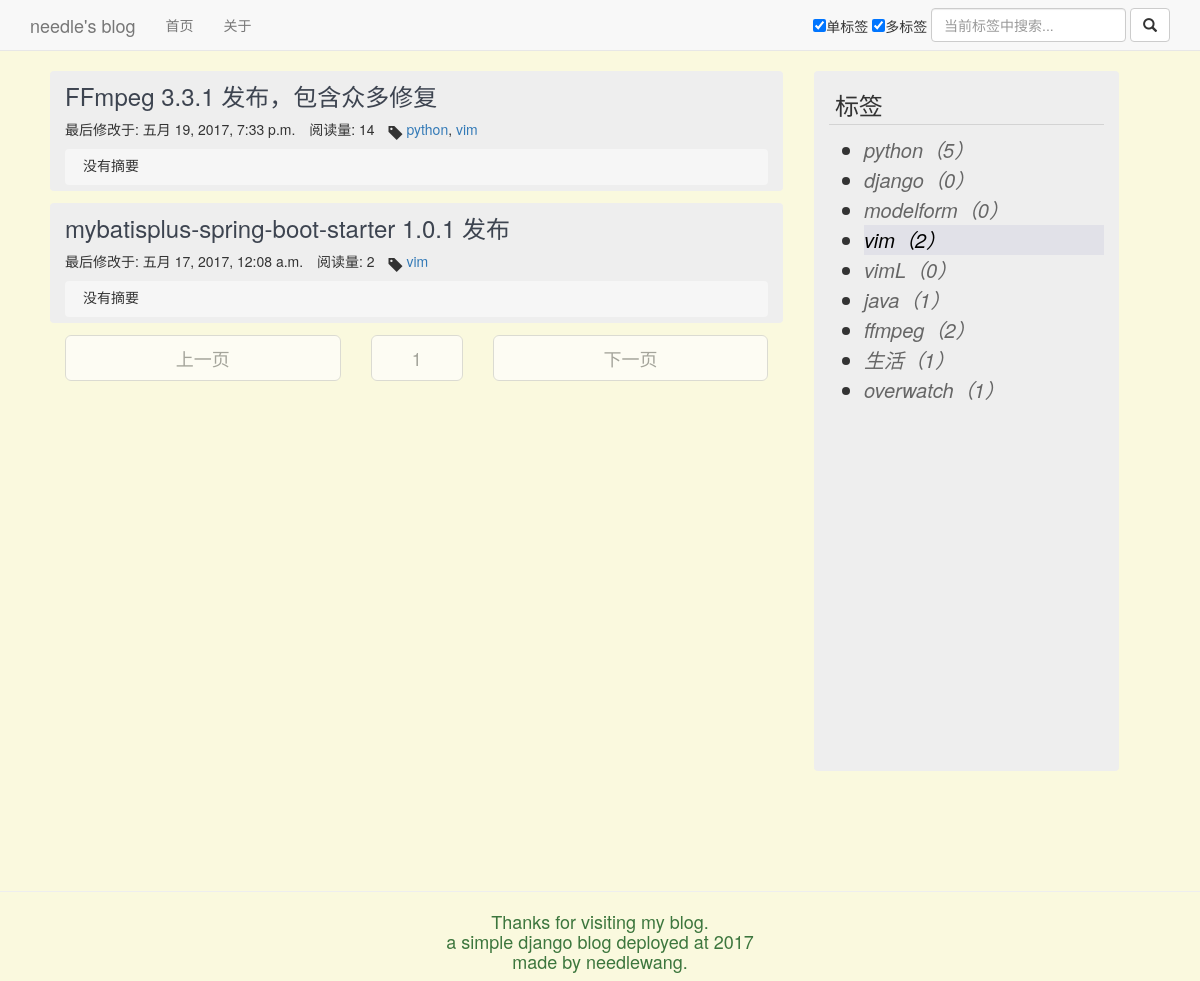
The page /category/2/page/2/ on the database its author committed.
### blog_main/models.py (models this page shows, shortened)
class Article(models.Model):
  title = models.CharField(verbose_name = u'标题', max_length = 100)
  digest = models.CharField(verbose_name = u'摘要', default = '摘要:...', max_length = 200)
  contents = models.TextField(verbose_name = u'内容')
  times = models.DecimalField(verbose_name = u'阅读量', default = 0, max_digits = 15, decimal_places = 0, editable = False)
  category = models.ManyToManyField(u'Category', verbose_name = u'标签')
  is_original = models.BooleanField(verbose_name = u'原创', default = True)
  original_author = models.CharField(verbose_name = u'原文作者', default = OWNER, max_length = 100, null = True, blank = True)
  original_url = models.URLField(verbose_name = u'原文地址(原创文可不填)', null = True, blank = True)
  pub_date = models.DateTimeField(verbose_name = u'发表时间', auto_now_add = True, editable = True)
  update_time = models.DateTimeField(verbose_name = u'最后一次修改时间', auto_now = True, null = True)
  class Meta:
    verbose_name = u'文章'
    verbose_name_plural = verbose_name

class Category(models.Model):
  name = models.CharField(verbose_name = u'标签', max_length = 50)
  prefix_for_sort = models.CharField(verbose_name = u'标签前缀(用于子类标签排序)', default = u'1.1', max_length = 60)
  def __str__(self):        # Python3
    return self.name
  class Meta:
    verbose_name = u'标签'
    verbose_name_plural = verbose_name
    ordering = [u'prefix_for_sort']

### blog_main/views.py (the view)
# urls.py: url(r'^category/(?P<category_id>\d+)/page/(?P<pagenum>\d+)/$', v.article_list_by_category),
def article_list_by_category(request, category_id, pagenum = 1):
  try:
    current_category = Category.objects.get(id = category_id)
    article_all = current_category.article_set.all().order_by('-id')
    return render(request, 'list_by_category.html',
                  context = {'current_category'  : current_category,
                             'article_list'      : make_paginator(article_all, pagenum),
                             'category_all_list' : get_category_all_list()})
  except Category.DoesNotExist as e:
    raise Http404
  except Category.MultipleObjectsReturned as e:
    raise HttpResponseServerError

### blog_main/views.py (called while the page is built)
def get_category_all_list():
  category_all = Category.objects.all()
  category_all_to_list = []
  category_to_sort = []
  for an_category in category_all:
    an_category_tmp = (an_category.prefix_for_sort, an_category)
    category_to_sort.append(an_category_tmp)
  for prefix, an_category in sorted(category_to_sort):
    an_category_mesg = (an_category.name, an_category.id, len(an_category.article_set.all()))
    category_all_to_list.append(an_category_mesg)
  return category_all_to_list

def make_paginator(article_all, pagenum, limit = 5):
  paginator = Paginator(article_all, limit)
  try:
    article_sublist = paginator.page(pagenum)  # 获取某页对应的记录
  except PageNotAnInteger:  # 如果页码不是个整数
    article_sublist = paginator.page(1)  # 取第一页的记录
  except EmptyPage:  # 如果页码太大，没有相应的记录
    article_sublist = paginator.page(paginator.num_pages)  # 取最后一页的记录
  return article_sublist

### templates_common/list_by_category.html
{% extends "index.html" %}
          {% block paginator %}
            <div class="col-xs-5">
            {% if article_list.has_previous %}
              <a href="/category/{{current_category.id}}/page/{{article_list.previous_page_number}}" role="button" class="btn btn-info btn-lg btn-block">上一页</a>
            {% else %}
              <a class="btn btn-default btn-lg btn-block" disabled="disabled"><span class="text-muted">上一页</span></a>
            {% endif %}
            </div>
            <div class="col-xs-2 center-block">
              <a class="btn btn-default btn-lg btn-block" disabled="disabled"><span class="text-muted">{{article_list.number}}</span></a>
            </div>
            <div class="col-xs-5">
            {% if article_list.has_next %}
              <a href="/category/{{current_category.id}}/page/{{article_list.next_page_number}}" role="button" class="btn btn-info btn-lg btn-block">下一页</a>
            {% else %}
              <a class="btn btn-default btn-lg btn-block" disabled="disabled"><span class="text-muted">下一页</span></a>
            {% endif %}
            </div>
          {% endblock paginator %}

### templates_common/index.html (shortened to what this page needs)
{% extends "base.html" %}
{% load static %}
{% load humanize %}
{% block main %}
  <div class="main" style="margin-left: 50px;margin-right: 50px;">
    <div class="container-fluid" style="word-break: break-all;">
      <div class="row">
        <div id="main-left" class="col-xs-8" style="min-height: 800px;">
          {% for a_article in article_list %}
          <div id="an_article" class="row" style="background-color: #eee; border-radius: 4px; margin-bottom: 12px;">
            <div class="col-xs-12" style="min-height: 120px;">
              <h3 style="margin-top: 12px;"><a href="/article/{{a_article.id}}" style="color: #3d4450;" target="_blank">{{a_article.title}}{% if not a_article.is_original %}(转){% endif %}</a></h3>
              <div class="row">
                <div class="col-xs-12">
                  <ul class="list-inline">
                    <li>最后修改于: {{a_article.update_time}}</li>
                    {% if a_article.times >= 2000 %}
                    <li>阅读量: <span class="text-danger">{{a_article.times | intword}}</span></li>
                    {% else %}
                    <li>阅读量: {{a_article.times}}</li>
                    {% endif %}
                    <li>
                      <span class="glyphicon glyphicon-tag" style="top: 5px;"></span>
                      <span>
                      {% for category_name in a_article.category.all %}
                        <a href="/category/{{category_name.id}}/page/1">{{category_name}}</a>{% if not forloop.last %},{% endif %}
                      {% endfor %}
                      </span>
                    </li>
                  </ul>
                </div>
              </div>
              <div class="digest" style="background-color: #f6f6f6; border-radius: 4px; overflow-y: auto;">
                <p style="padding: 6px 0 0 18px;">{{a_article.digest}}</p>
              </div>
            </div>
          </div>
          {% endfor %}
          <div class="row">
          {% block paginator %}{% endblock paginator %}
          </div>
        </div>
        <div id="main-right" class="col-xs-4">
          <div class="row">
            <div class="col-xs-offset-1 col-xs-10" style="min-height: 700px; background-color: #eee; border-radius: 4px;">
              <h3 style="border-bottom: 1px solid #d3d3d3; padding: 1px 0 6px 6px;">标签</h3>
              <ul style="padding-left: 35px">
              {% for an_category_name, an_category_id, count in category_all_list %}
                {% ifequal an_category_id current_category.id %}
                <li style="font-size: 20px; line-height: 30px;background-color: #e1e1e8"><a href="/category/{{an_category_id}}/page/1" style="color: #000;"><em>{{an_category_name}}（{{count}}）</em></a></li>
                {% else %}
                <li style="font-size: 20px; line-height: 30px;"><a href="/category/{{an_category_id}}/page/1" style="color: #666;"><em>{{an_category_name}}（{{count}}）</em></a></li>
                {% endifequal %}
              {% endfor %}
              </ul>
            </div>
          </div>
        </div>
      </div>
    </div>
</div>
{% endblock main %}

### rows shown on the page
Article: title "FFmpeg 3.3.1 发布，包含众多修复", update_time "五月 19, 2017, 7:33 p.m.", times "14", digest "没有摘要"
Category: name "python", category_all_list "python"
Category: name "vim", category_all_list "vim"
Article: title "mybatisplus-spring-boot-starter 1.0.1 发布", update_time "五月 17, 2017, 12:08 a.m.", times "2", digest "没有摘要"
Category: category_all_list "django"
Category: category_all_list "modelform"
Category: category_all_list "vimL"
Category: category_all_list "java"
Category: category_all_list "ffmpeg"
Category: category_all_list "生活"
Category: category_all_list "overwatch"

### other values the page prints
{{ article_list.number }} "1"
{{ count }} "5" "0" "0" "0" "1" "2" "1" "1"
{{ count }} "2"
